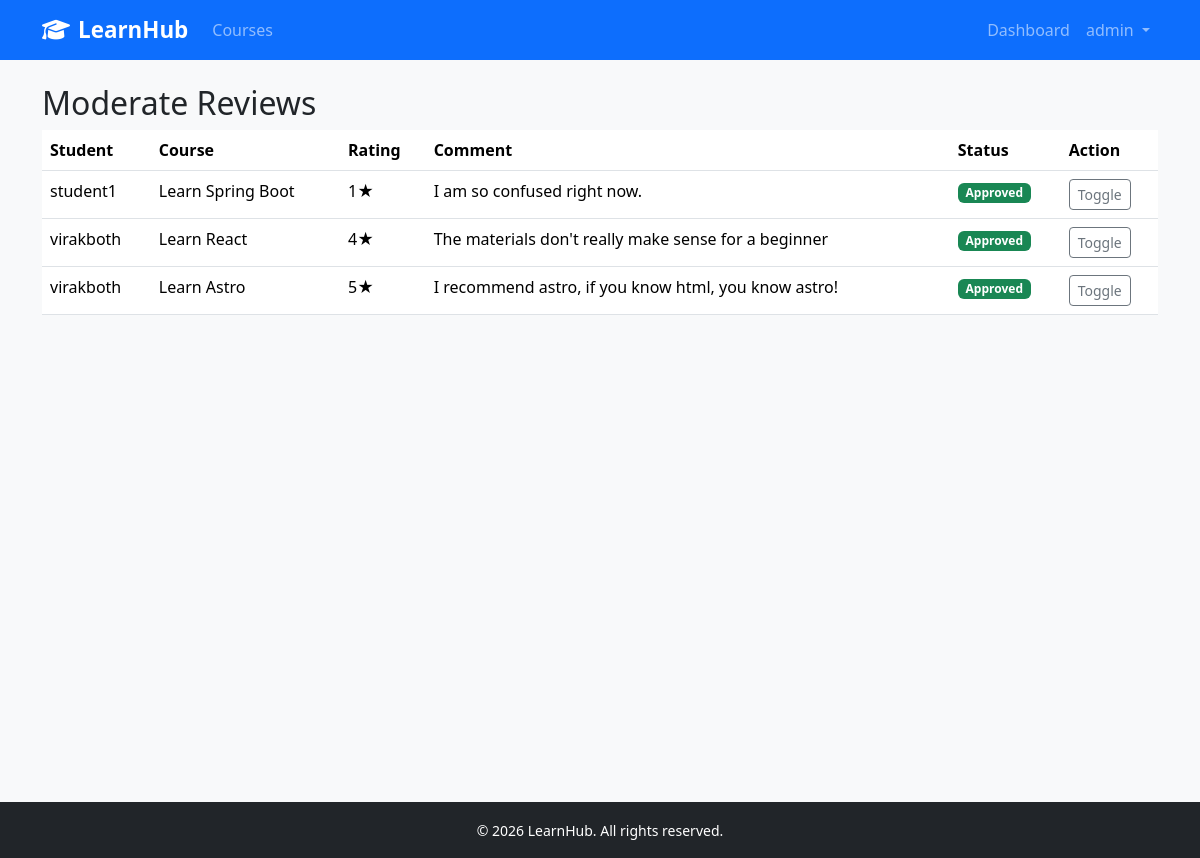
Page /reviews/moderate/ (signed in) on the committed database.
### accounts/models.py (models this page shows, shortened)
class User(AbstractUser):
    ROLE_CHOICES = [
        ("student", "Student"),
        ("instructor", "Instructor"),
        ("employee", "Employee"),
    ]
    role = models.CharField(max_length=20, choices=ROLE_CHOICES, default="student")
    avatar = models.ImageField(upload_to="avatars/", blank=True, null=True)
    bio = models.TextField(blank=True)

class Student(models.Model):
    user = models.OneToOneField(
        User, on_delete=models.CASCADE, related_name="student_profile"
    )
    date_of_birth = models.DateField(blank=True, null=True)
    enrolled_at = models.DateTimeField(auto_now_add=True)

### reviews/models.py (models this page shows, shortened)
class Review(models.Model):
    RATING_CHOICES = [(i, str(i)) for i in range(1, 6)]
    course = models.ForeignKey(Course, on_delete=models.CASCADE, related_name="reviews")
    student = models.ForeignKey(Student, on_delete=models.CASCADE, related_name="reviews")
    rating = models.PositiveSmallIntegerField(choices=RATING_CHOICES)
    comment = models.TextField()
    is_approved = models.BooleanField(default=True)  # Employee can set False to moderate
    created_at = models.DateTimeField(auto_now_add=True)
    updated_at = models.DateTimeField(auto_now=True)
    class Meta:
        unique_together = ("course", "student")
        ordering = ["-created_at"]

### courses/models.py (models this page shows, shortened)
class Course(models.Model):
    LEVEL_CHOICES = [
        ("beginner", "Beginner"),
        ("intermediate", "Intermediate"),
        ("advanced", "Advanced"),
    ]
    title = models.CharField(max_length=200)
    slug = models.SlugField(unique=True)
    description = models.TextField()
    instructor = models.ForeignKey(
        Instructor, on_delete=models.CASCADE, related_name="courses"
    )
    category = models.ForeignKey(
        Category, on_delete=models.SET_NULL, null=True, related_name="courses"
    )
    tags = models.ManyToManyField(Tag, blank=True, related_name="courses")
    price = models.DecimalField(max_digits=8, decimal_places=2, default=0.00)
    thumbnail = models.ImageField(upload_to="course_thumbnails/", blank=True, null=True)
    level = models.CharField(max_length=20, choices=LEVEL_CHOICES, default="Beginner")
    is_published = models.BooleanField(default=False)
    created_at = models.DateTimeField(auto_now_add=True)
    updated_at = models.DateTimeField(auto_now=True)
    class Meta:
        ordering = ["-created_at"]

### reviews/views.py (the view)
# urls.py: path("moderate/", views.moderate_reviews, name="moderate_reviews"),
@login_required
def moderate_reviews(request):
    if request.user.role != "employee":
        messages.error(request, "Permission denied.")
        return redirect("accounts:login")
    reviews = Review.objects.select_related("student__user", "course").order_by("-created_at")
    return render(request, "reviews/moderate_reviews.html", {"reviews": reviews})

### templates/reviews/moderate_reviews.html
{% extends "base.html" %}{% block title %}Moderate Reviews{% endblock %}
{% block content %}<h2>Moderate Reviews</h2>
<table class="table"><thead><tr><th>Student</th><th>Course</th><th>Rating</th><th>Comment</th><th>Status</th><th>Action</th></tr></thead><tbody>
{% for review in reviews %}
<tr><td>{{ review.student.user.username }}</td><td>{{ review.course.title }}</td>
<td>{{ review.rating }}★</td><td>{{ review.comment|truncatewords:10 }}</td>
<td>{% if review.is_approved %}<span class="badge bg-success">Approved</span>{% else %}<span class="badge bg-danger">Hidden</span>{% endif %}</td>
<td><a href="{% url 'reviews:toggle_review_approval' pk=review.pk %}" class="btn btn-sm btn-outline-secondary">Toggle</a></td></tr>
{% endfor %}
</tbody></table>{% endblock %}

### templates/base.html (shortened to what this page needs)
<!DOCTYPE html>
<html lang="en">
<head>
  <link rel="stylesheet" href="https://cdn.jsdelivr.net/npm/bootstrap@5.3.3/dist/css/bootstrap.min.css" />
  <link rel="stylesheet" href="https://cdnjs.cloudflare.com/ajax/libs/font-awesome/6.5.0/css/all.min.css" />
  <link rel="stylesheet" href="/static/css/main.css" />
</head>
<body>
<nav class="navbar navbar-expand-lg navbar-dark bg-primary">
  <div class="container">
    {% if user.is_authenticated %}
  {% if user.role == "student" %}
    <a class="navbar-brand fw-bold" href="{% url 'accounts:student_dashboard' %}">
  {% elif user.role == "instructor" %}
    <a class="navbar-brand fw-bold" href="{% url 'accounts:instructor_dashboard' %}">
  {% elif user.role == "employee" %}
    <a class="navbar-brand fw-bold" href="{% url 'accounts:employee_dashboard' %}">
  {% endif %}
{% else %}
  <a class="navbar-brand fw-bold" href="{% url 'courses:course_list' %}">
{% endif %}
  <i class="fa fa-graduation-cap me-2"></i>LearnHub
</a>
    <div class="collapse navbar-collapse" id="nav">
      <ul class="navbar-nav me-auto">
        <li class="nav-item">
          <a class="nav-link" href="{% url 'courses:course_list' %}">Courses</a>
        </li>
      </ul>
      <ul class="navbar-nav">
        {% if user.is_authenticated %}
          <li class="nav-item">
            {% if user.role == 'student' %}
              <a class="nav-link" href="{% url 'accounts:student_dashboard' %}">Dashboard</a>
            {% elif user.role == 'instructor' %}
              <a class="nav-link" href="{% url 'accounts:instructor_dashboard' %}">Dashboard</a>
            {% elif user.role == 'employee' %}
              <a class="nav-link" href="{% url 'accounts:employee_dashboard' %}">Dashboard</a>
            {% endif %}
          </li>
          <li class="nav-item dropdown">
            <a class="nav-link dropdown-toggle" href="#" data-bs-toggle="dropdown">
              {{ user.get_full_name|default:user.username }}
            </a>
          </li>
        {% else %}
          <li class="nav-item"><a class="nav-link" href="{% url 'accounts:login' %}">Login</a></li>
          <li class="nav-item"><a class="nav-link" href="{% url 'accounts:register_student' %}">Register</a></li>
        {% endif %}
      </ul>
    </div>
  </div>
</nav>
<main class="container my-4">
  {% block content %}{% endblock %}
</main>
<footer class="bg-dark text-white text-center py-3 mt-5">
  <small>&copy; 2026 LearnHub. All rights reserved.</small>
</footer>
</body>
</html>

### static/css/main.css (style rules this page uses)
body { background-color: #f8f9fa; }
.navbar-brand { font-size: 1.4rem; }
main.container { min-height: calc(100vh - 130px); }

### rows in the picture
User: get_full_name "admin"
Review: student.user.username "student1", course "Learn Spring Boot", rating "1", comment "I am so confused right now.", is_approved "Approved"
Review: student.user.username "virakboth", course "Learn React", rating "4", comment "The materials don't really make sense for a beginner", is_approved "Approved"
Review: student.user.username "virakboth", course "Learn Astro", rating "5", comment "I recommend astro, if you know html, you know astro!", is_approved "Approved"
